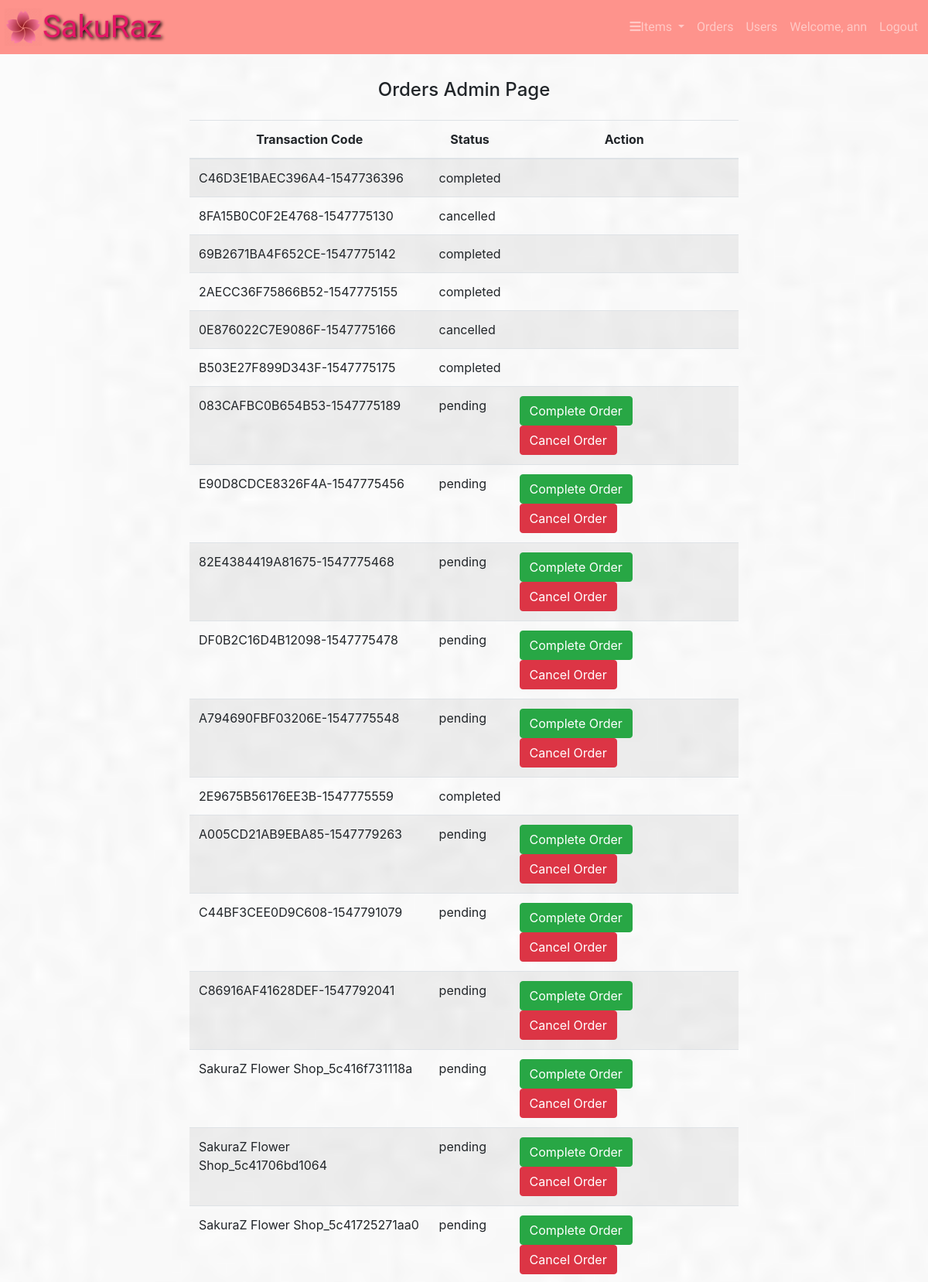
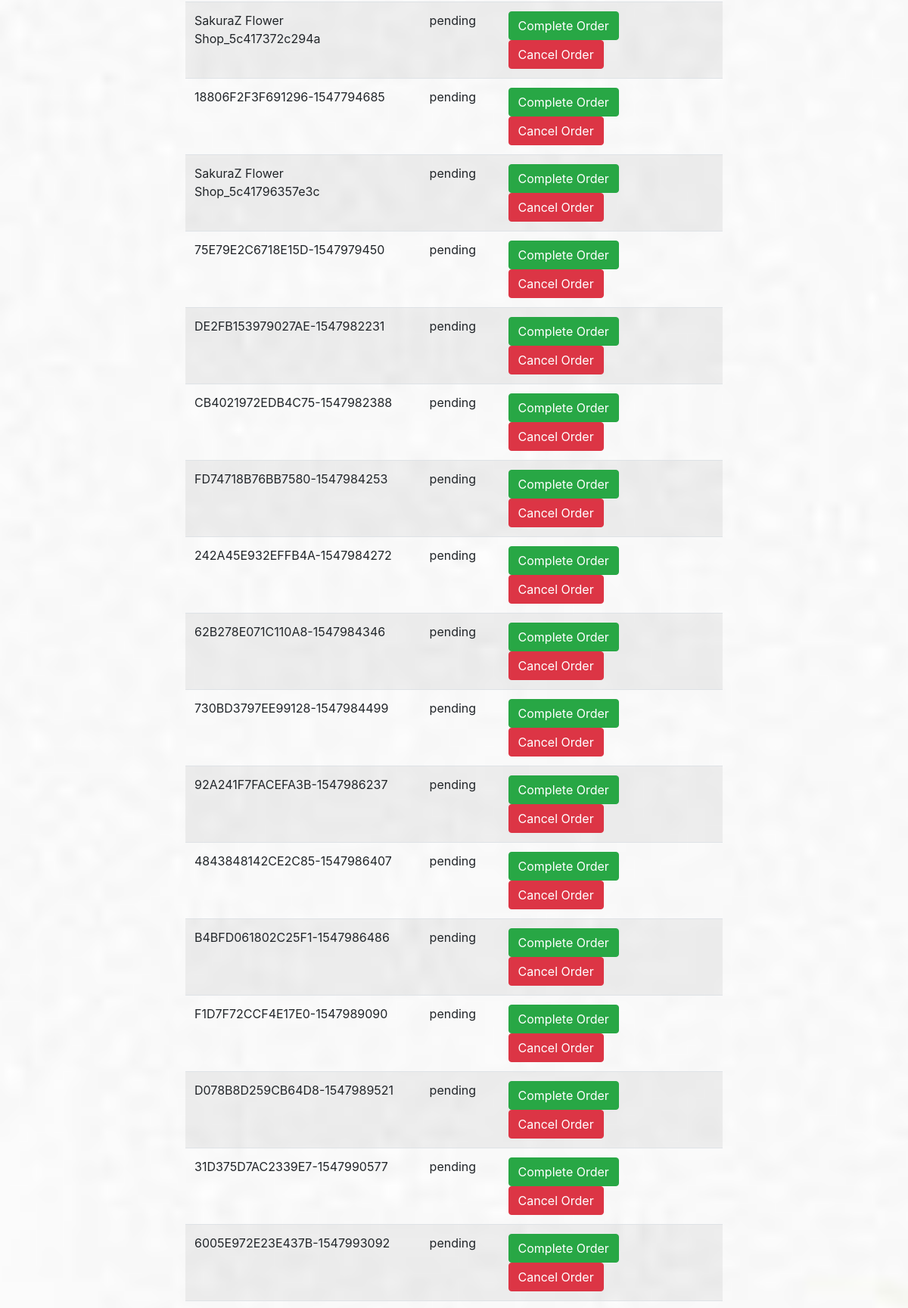
The app's page /app/views/orders.php (signed in, upper part) with its own data (2 pictures, top to bottom).
### tables this page shows
CREATE TABLE `orders` (
  `id` int(11) NOT NULL,
  `user_id` int(11) NOT NULL,
  `transaction_code` varchar(255) NOT NULL,
  `purchase_date` timestamp NOT NULL DEFAULT CURRENT_TIMESTAMP,
  `status_id` int(11) NOT NULL,
  `payment_mode_id` int(11) NOT NULL
);

CREATE TABLE `statuses` (
  `id` int(11) NOT NULL,
  `name` varchar(255) NOT NULL
);

### app/views/orders.php (the view)
<?php require_once "../partials/template.php"; ?>
<?php
function get_page_content() {
	if(isset($_SESSION['user']) && $_SESSION['user']['roles_id'] ==1){
		global $conn;
?>
		<div class="container">
			<h4 class="text-center py-3">Orders Admin Page</h4>
			<div class="row">
				<div class="col-sm-8 offset-sm-2">
					<table class="table table-responsive table-striped">
						<thead>
							<tr class="text-center">
								<th>Transaction Code</th>
								<th>Status</th>
								<th>Action</th>
							</tr>
						</thead>
						<tbody>
							<?php
								$order_query = "SELECT o.id, o.transaction_code, o.status_id, s.name AS status FROM orders o JOIN statuses s ON (o.status_id = s.id);";
								$orders = mysqli_query($conn, $order_query);
								foreach ($orders as $order) {
							?>
								<tr>
									<td><?php echo $order['transaction_code']; ?></td>
									<td><?php echo $order['status']; ?></td>
									<td>
										<?php if($order['status'] == "pending"){ ?>
											<a href="../controllers/complete_order.php?id=<?php echo $order['id']; ?>" class="btn btn-success">Complete Order</a>
											<a href="../controllers/cancel_order.php?id=<?php echo $order['id']; ?>" class="btn btn-danger">Cancel Order</a>
										<?php }; ?>
									</td>
								</tr>
								<?php } ?>
						</tbody>
					</table>
				</div>
			</div>
		</div>
	<?php }else{
		header("Location: ./error.php");
	} ?>
<?php } ?>

### app/assets/css/style.css (style rules this page uses)
* { padding: 0; margin: 0; box-sizing: border-box; }
.row { margin-left: 0; margin-right: 0; }
body { height: 100vh; background-image: url(../images/bg2.jpg); background-repeat: no-repeat; background-size: cover; background-attachment: fixed; background-position: center center; -webkit-background-size: cover; -moz-background-size: cover; -o-background-size: cover; }

### records on screen
orders: transaction_code "C46D3E1BAEC396A4-1547736396", status.name "completed"
orders: transaction_code "8FA15B0C0F2E4768-1547775130", status.name "cancelled"
orders: transaction_code "69B2671BA4F652CE-1547775142", status.name "completed"
orders: transaction_code "2AECC36F75866B52-1547775155", status.name "completed"
orders: transaction_code "0E876022C7E9086F-1547775166", status.name "cancelled"
orders: transaction_code "B503E27F899D343F-1547775175", status.name "completed"
orders: transaction_code "083CAFBC0B654B53-1547775189", status.name "pending"
orders: transaction_code "E90D8CDCE8326F4A-1547775456", status.name "pending"
orders: transaction_code "82E4384419A81675-1547775468", status.name "pending"
orders: transaction_code "DF0B2C16D4B12098-1547775478", status.name "pending"
orders: transaction_code "A794690FBF03206E-1547775548", status.name "pending"
orders: transaction_code "2E9675B56176EE3B-1547775559", status.name "completed"
orders: transaction_code "A005CD21AB9EBA85-1547779263", status.name "pending"
orders: transaction_code "C44BF3CEE0D9C608-1547791079", status.name "pending"
orders: transaction_code "C86916AF41628DEF-1547792041", status.name "pending"
orders: transaction_code "SakuraZ Flower Shop_5c416f731118a", status.name "pending"
orders: transaction_code "SakuraZ Flower Shop_5c41706bd1064", status.name "pending"
orders: transaction_code "SakuraZ Flower Shop_5c41725271aa0", status.name "pending"
orders: transaction_code "SakuraZ Flower Shop_5c417372c294a", status.name "pending"
orders: transaction_code "18806F2F3F691296-1547794685", status.name "pending"
orders: transaction_code "SakuraZ Flower Shop_5c41796357e3c", status.name "pending"
orders: transaction_code "75E79E2C6718E15D-1547979450", status.name "pending"
orders: transaction_code "DE2FB153979027AE-1547982231", status.name "pending"
orders: transaction_code "CB4021972EDB4C75-1547982388", status.name "pending"
orders: transaction_code "FD74718B76BB7580-1547984253", status.name "pending"
orders: transaction_code "242A45E932EFFB4A-1547984272", status.name "pending"
orders: transaction_code "62B278E071C110A8-1547984346", status.name "pending"
orders: transaction_code "730BD3797EE99128-1547984499", status.name "pending"
orders: transaction_code "92A241F7FACEFA3B-1547986237", status.name "pending"
orders: transaction_code "4843848142CE2C85-1547986407", status.name "pending"
orders: transaction_code "B4BFD061802C25F1-1547986486", status.name "pending"
orders: transaction_code "F1D7F72CCF4E17E0-1547989090", status.name "pending"
orders: transaction_code "D078B8D259CB64D8-1547989521", status.name "pending"
orders: transaction_code "31D375D7AC2339E7-1547990577", status.name "pending"
orders: transaction_code "6005E972E23E437B-1547993092", status.name "pending"

### other values on screen
$_SESSION['user']['firstname'] "ann"
